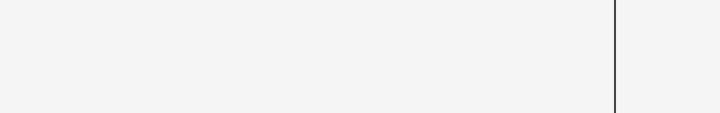
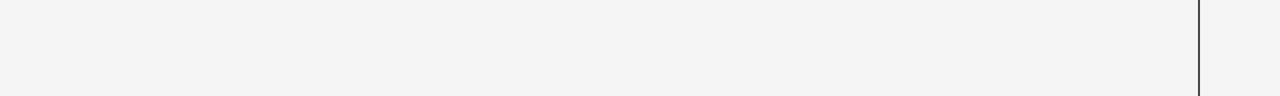

The same Android screen from two of the app's own layout files: first res/layout/ as a phone draws it, then the repository's variant for another configuration, drawn on a device whose configuration selects that folder. Both files follow.
<!-- AndroidManifest.xml: application theme AppTheme.FullScreen.Light -->
<!-- res/layout/media_select_row.xml -->
<?xml version="1.0" encoding="utf-8"?>
<LinearLayout xmlns:android="http://schemas.android.com/apk/res/android"
    android:layout_width="match_parent"
    android:layout_height="wrap_content">

    <ImageView
        android:id="@+id/row_icon"
        android:layout_width="40dp"
        android:layout_height="match_parent"
        android:layout_marginLeft="4dp"
        android:gravity="center_vertical"
        android:scaleType="center"
        android:layout_marginStart="4dp" />

    <LinearLayout
        android:layout_width="0px"
        android:layout_height="wrap_content"
        android:layout_marginLeft="4dp"
        android:layout_marginTop="8dp"
        android:layout_marginRight="4dp"
        android:layout_marginBottom="8dp"
        android:layout_weight="1"
        android:orientation="vertical">

        <LinearLayout
            android:layout_width="match_parent"
            android:layout_height="wrap_content">

            <TextView
                android:id="@+id/row_artist"
                android:layout_width="0px"
                android:layout_height="wrap_content"
                android:layout_marginLeft="1dp"
                android:layout_weight="1"
                android:singleLine="true"
                android:textColor="#ff99ff"
                android:textSize="12sp" />

            <TextView
                android:id="@+id/row_album"
                android:layout_width="0px"
                android:layout_height="wrap_content"
                android:layout_marginLeft="8dp"
                android:layout_weight="1"
                android:singleLine="true"
                android:textColor="#ffff99"
                android:textSize="12sp" />

        </LinearLayout>

        <TextView
            android:id="@+id/row_title"
            android:layout_width="wrap_content"
            android:layout_height="0dp"
            android:layout_weight="1"
            android:shadowColor="#999999"
            android:shadowDx="1"
            android:shadowDy="1"
            android:shadowRadius="1"
            android:singleLine="true"
            android:textColor="#ffffff"
            android:textSize="18sp" />

    </LinearLayout>

    <LinearLayout style="@style/VerticalDividerForList" />

    <ImageView
        android:id="@+id/row_options_button"
        android:layout_width="52dp"
        android:layout_height="match_parent"
        android:layout_gravity="center_vertical"
        android:background="@drawable/button_options_bkgnd"
        android:contentDescription="@string/button_options"
        android:gravity="center_vertical"
        android:scaleType="center"
        android:src="@drawable/ic_more_vert_white_24dp" />

</LinearLayout>
<!-- resources referenced by this layout -->
<resources>
  <string name="button_options">Options</string>
  <style name="VerticalDividerForList">
          <item name="android:layout_width">1dp</item>
          <item name="android:layout_height">fill_parent</item>
          <item name="android:layout_marginLeft">4dp</item>
          <item name="android:background">#444444</item>
      </style>
  <style name="AppTheme.FullScreen.Light" parent="ThemeBaseLight">
      </style>
  <style name="ThemeBaseLight" parent="Theme.AppCompat.Light.NoActionBar">
          <item name="colorPrimary">@color/colorPrimary</item>
          <item name="colorPrimaryDark">@color/colorPrimaryDark</item>
          <item name="colorAccent">@color/colorAccent</item>
          <item name="android:windowBackground">@color/window_background</item>
          <item name="cardStyle">@style/CardViewStyle.Light</item>
          <item name="accentColor">@color/colorAccent</item>
          <item name="iconColor">@android:color/black</item>
          <item name="windowBackground">@color/window_background</item>
          <item name="stateSelector">@color/state_selector_light</item>
          <item name="progressBackgroundColor">@color/progressBackgroundColorLight</item>
          <item name="progressDrawable">@drawable/progress_drawable</item>
          <item name="progressDrawableWithBackground">@drawable/progress_drawable_withbackground</item>
          <item name="ate_key">light_theme</item>
  
      </style>
  <color name="colorPrimary">#673AB7</color>
  <color name="colorPrimaryDark">#512DA8</color>
  <color name="colorAccent">#FF4081</color>
  <color name="window_background">#FFF5F5F5</color>
  <style name="CardViewStyle.Light" parent="CardView">
          <item name="cardBackgroundColor">@color/window_background</item>
      </style>
  <color name="progressBackgroundColorLight">#33000000</color>
</resources>
<!-- res/layout-land/media_select_row.xml (the repository's variant of the layout above) -->
<!-- drawn on the phone turned sideways -->
<?xml version="1.0" encoding="utf-8"?>
<LinearLayout xmlns:android="http://schemas.android.com/apk/res/android"
    android:layout_width="match_parent"
    android:layout_height="wrap_content">

  <LinearLayout
    android:orientation="horizontal"
    android:layout_width="match_parent"
    android:layout_height="48dip">

    <ImageView android:id="@+id/row_icon"
       android:gravity="center_vertical"
       android:scaleType="center"
       android:layout_width="40dip"
       android:layout_height="48dip"
       android:layout_marginLeft="4dip"/>

    <LinearLayout
      android:gravity="center_vertical"
      android:layout_width="0px"
      android:layout_height="match_parent"
      android:layout_weight="1">

    <TextView android:id="@+id/row_title"
        android:gravity="center_vertical"
        android:textColor="#ffffff"
        android:textSize="14sp"
        android:singleLine="true"
        android:layout_width="0dip"
        android:layout_height="match_parent"
        android:layout_weight="1"/>

    </LinearLayout>

    <LinearLayout
      android:layout_width="0px"
      android:gravity="center_vertical"
      android:layout_height="match_parent"
      android:layout_weight="1">

      <TextView android:id="@+id/row_artist"
         android:gravity="center_vertical"
         android:textColor="#ff99ff"
         android:textSize="12sp"
         android:layout_marginLeft="8dip"
         android:singleLine="true"
         android:layout_width="0px"
         android:layout_height="match_parent"
         android:layout_weight="1"/>

      <TextView android:id="@+id/row_album"
         android:gravity="center_vertical"
         android:textColor="#ffff99"
         android:textSize="12sp"
         android:singleLine="true"
         android:layout_marginLeft="12dip"
         android:layout_width="0px"
         android:layout_height="match_parent"
         android:layout_weight="1"/>

    </LinearLayout>

    <LinearLayout style="@style/VerticalDividerForList" />

    <ImageView android:id="@+id/row_options_button"
        android:src="@drawable/ic_more_vert_white_24dp"
        android:background="@drawable/button_options_bkgnd" 
        android:gravity="center_vertical"
        android:scaleType="center"
        android:layout_height="match_parent"
        android:layout_width="40dip"
        android:layout_gravity="center_vertical"
        android:contentDescription="@string/button_options"/>

  </LinearLayout>

</LinearLayout>
